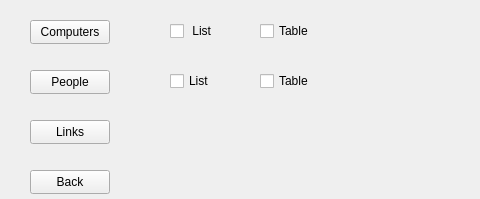
<?xml version="1.0" encoding="UTF-8"?>
<ui version="4.0">
 <class>DisplayUi</class>
 <widget class="QWidget" name="DisplayUi">
  <property name="geometry">
   <rect>
    <x>0</x>
    <y>0</y>
    <width>480</width>
    <height>199</height>
   </rect>
  </property>
  <property name="windowTitle">
   <string>Form</string>
  </property>
  <widget class="QPushButton" name="pushButton">
   <property name="geometry">
    <rect>
     <x>30</x>
     <y>20</y>
     <width>80</width>
     <height>24</height>
    </rect>
   </property>
   <property name="text">
    <string>Computers</string>
   </property>
  </widget>
  <widget class="QPushButton" name="pushButton_3">
   <property name="geometry">
    <rect>
     <x>30</x>
     <y>70</y>
     <width>80</width>
     <height>24</height>
    </rect>
   </property>
   <property name="text">
    <string>People</string>
   </property>
  </widget>
  <widget class="QPushButton" name="pushButton_4">
   <property name="geometry">
    <rect>
     <x>30</x>
     <y>120</y>
     <width>80</width>
     <height>24</height>
    </rect>
   </property>
   <property name="text">
    <string>Links</string>
   </property>
  </widget>
  <widget class="QCheckBox" name="checkBox">
   <property name="geometry">
    <rect>
     <x>170</x>
     <y>20</y>
     <width>87</width>
     <height>22</height>
    </rect>
   </property>
   <property name="text">
    <string> List</string>
   </property>
  </widget>
  <widget class="QCheckBox" name="checkBox_2">
   <property name="geometry">
    <rect>
     <x>260</x>
     <y>20</y>
     <width>87</width>
     <height>22</height>
    </rect>
   </property>
   <property name="text">
    <string>Table</string>
   </property>
  </widget>
  <widget class="QCheckBox" name="checkBox_3">
   <property name="geometry">
    <rect>
     <x>170</x>
     <y>70</y>
     <width>87</width>
     <height>22</height>
    </rect>
   </property>
   <property name="text">
    <string>List</string>
   </property>
  </widget>
  <widget class="QCheckBox" name="checkBox_4">
   <property name="geometry">
    <rect>
     <x>260</x>
     <y>70</y>
     <width>87</width>
     <height>22</height>
    </rect>
   </property>
   <property name="text">
    <string>Table</string>
   </property>
  </widget>
  <widget class="QPushButton" name="pushButton_2">
   <property name="geometry">
    <rect>
     <x>30</x>
     <y>170</y>
     <width>80</width>
     <height>24</height>
    </rect>
   </property>
   <property name="text">
    <string>Back</string>
   </property>
  </widget>
 </widget>
 <resources/>
 <connections/>
</ui>
